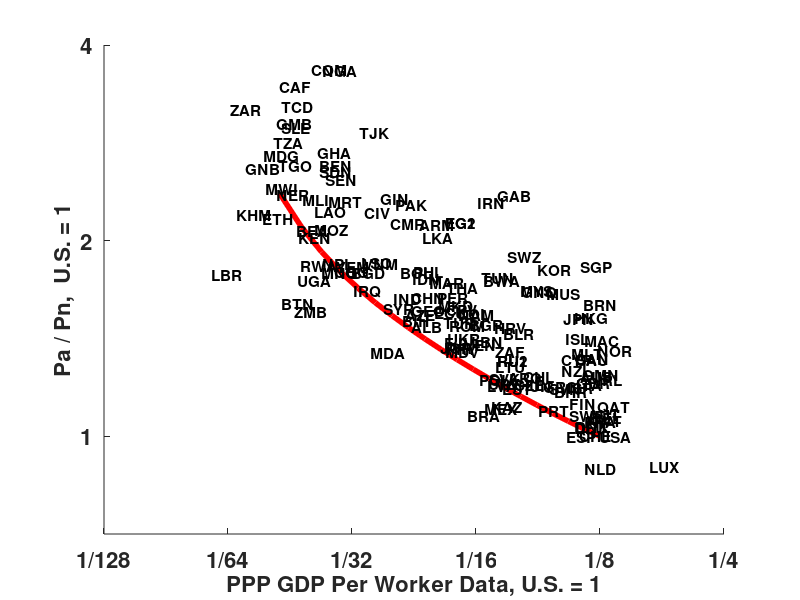
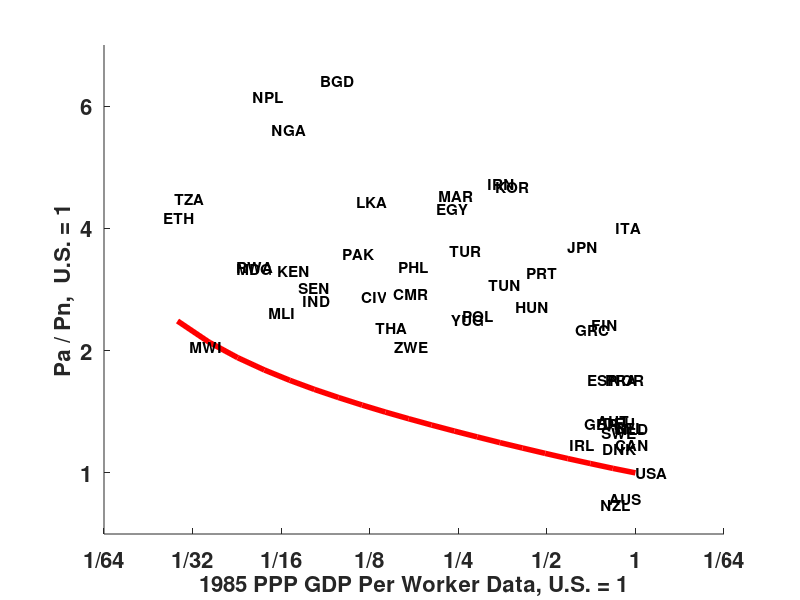

The MATLAB script that drew these images, in order:
clear all
load papn_data
load p05mat.mat
load modelnew.mat

%%%%%%%%%%%%%%%%%%%%%%%%%%%%%%%%%%%%%%%%%%%%%%%%%%%%%%%%%%%%%%%%%%%%%%%%%%%
% Figure 3 in Lagkos and Waugh
axes1 = axes('Parent',figure,...
'XTickLabel',{'1/128','1/64','1/32','1/16','1/8','1/4','1/2','1','2'},...
'YTick',[-1 0 1 2],...
'YTickLabel',{'1/2','1','2','4'},...
'FontWeight','bold','FontSize',16);

hold('all');


plot(log2(price05k(:,2)./price05k(140,2)),log2(price05k(:,1)),'w*',log2(relgdp.^-1),log2(price./price(end)),'r-','LineWidth',4)
text(log2(price05k(:,2)./price05k(140,2)),log2(price05k(:,1)),price05_name(:,1),'Fontsize',11,'FontWeight','bold','Color','k')
xlabel('PPP GDP Per Worker Data, U.S. = 1','FontWeight','bold','FontSize',16);
ylabel('Pa / Pn,  U.S. = 1','FontWeight','bold','FontSize',16);

fff = isnan(price05k(:,2)); 

[b,bint,r,rint,stats] = regress(log2(price05k(~fff,1)), [ones(length(price05k(~fff,1)),1),log2(price05k(~fff,2)./price05k(140,2))]);
disp(b)
disp(bint)

disp(prctile(price05k(:,1),90))

%%%%%%%%%%%%%%%%%%%%%%%%%%%%%%%%%%%%%%%%%%%%%%%%%%%%%%%%%%%%%%%%%%%%%%%%%%%
%%%%%%%%%%%%%%%%%%%%%%%%%%%%%%%%%%%%%%%%%%%%%%%%%%%%%%%%%%%%%%%%%%%%%%%%%%%
% Figure 5 in the appendix of Lagakos and WAugh

load pp85mat.mat


axes1 = axes('Parent',figure,...
'XTickLabel',{'1/64','1/32','1/16','1/8','1/4','1/2','1'},...
'YTick',[-1 0 1 2 3],...
'YTickLabel',{'1/2','1','2','4','6'},...
'FontWeight','bold','FontSize',16);

hold('all');


plot(log2(pp_price(:,2)./pp_price(1,2)),log2(pp_price(:,1)./pp_price(1,1)),'w*',log2(relgdp.^-1),log2(price./price(end)),'r-','LineWidth',4)
text(log2(pp_price(:,2)./pp_price(1,2)),log2(pp_price(:,1)./pp_price(1,1)),pp_names(:,1),'Fontsize',11,'FontWeight','bold','Color','k')
xlabel('1985 PPP GDP Per Worker Data, U.S. = 1','FontWeight','bold','FontSize',16);
ylabel('Pa / Pn,  U.S. = 1','FontWeight','bold','FontSize',16);

fff = isnan(pp_price(:,2)); 

[b,bint,r,rint,stats] = regress(log2(pp_price(:,1)./pp_price(1,1)), [ones(length(pp_price(~fff,1)),1),log2(pp_price(:,2)./pp_price(1,2))]);
disp(b)
disp(bint)

disp(prctile(pp_price(:,1),90))
